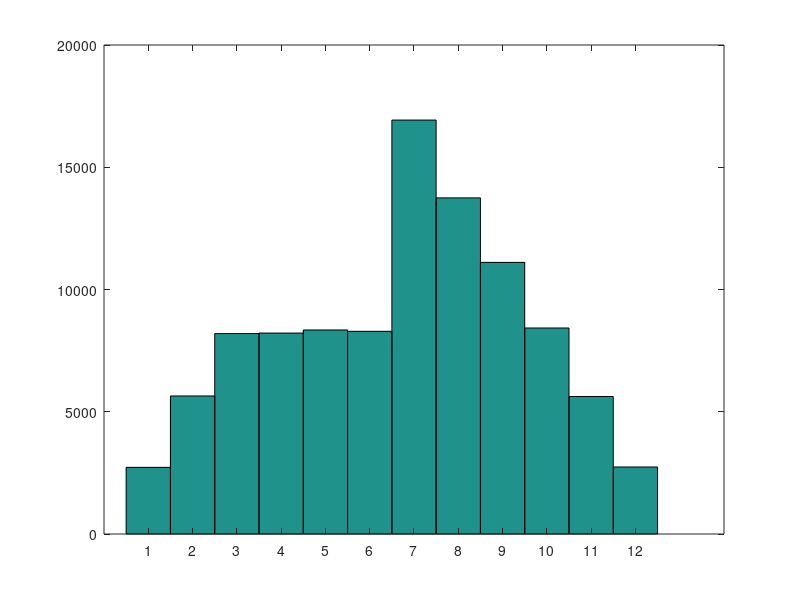

The MATLAB script that drew this image:
% This code is supported by the website: https://www.guanjihuan.com
% The newest version of this code is on the web page: https://www.guanjihuan.com/archives/1247

clc;clear all;clf;
s=100000;  % 取的样品数
f=[1,2,3,3,3,3,6,5,4,3,2,1];  % 期望得到样品的分布函数
d=zeros(1,s);  % 初始状态
x=1;
for i=1:s
     y=unidrnd(12);  % 1到12随机整数
     alpha=min(1,f(y)/f(x)); % 接收率
     u=rand;  
     if u<alpha   % 以alpha的概率接收转移
         x=y;
     end
     d(i)=x;
end
hist(d,1:1:12);